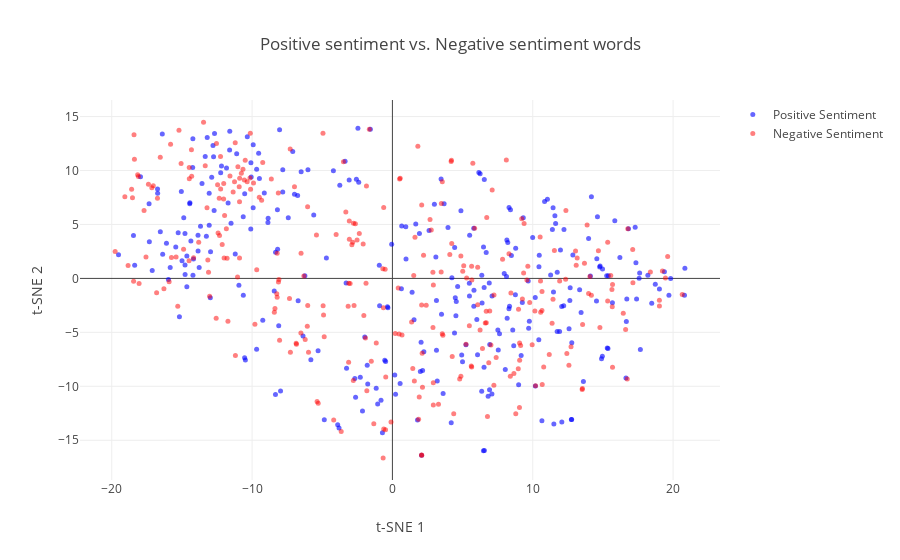

Notebook code cell kept with this figure:
### Markdown cell above
# Representing the words based on t-SNE:
### A big part of the words are names, they are clustered in second quadrant
### - around coordinates (-2.3, 5) words related to arts-music,dance,poetry are clustered
### - (11, 6) are gathered political theme words that all carry positive sentiment 
### - (12, -13) are gathered financial theme words that all labeled in positive sentiment 
### - (-6, -5) are gatheres sci-fi and fantasy related words that mainly carry negative sentiment

### Code cell
represent_words(tsne_glove_top2000_exp[:len(exp_true_glovevectors_top)], tsne_glove_top2000_exp[len(exp_true_glovevectors_top):], exp_true_in_top2000_glove, exp_false_in_top2000_glove)

### Figure 1 — Plotly figure (JSON) as saved in the notebook; plotly's stock layout.template omitted (floating-point values rounded to 4 significant figures; data arrays with more than 128 entries replaced by an {"elided": "..."} marker saying what was removed)
{"data": [{"marker": {"color": "blue", "opacity": 0.6, "size": 5}, "mode": "markers", "name": "Positive Sentiment", "text": {"elided": "295 str values"}, "type": "scatter", "uid": "e601a568-3ac6-11e9-aec9-a8667f28bda6", "x": {"elided": "295 float values"}, "y": {"elided": "295 float values"}}, {"marker": {"color": "red", "opacity": 0.5, "size": 5}, "mode": "markers", "name": "Negative Sentiment", "text": {"elided": "295 str values"}, "type": "scatter", "uid": "e601b792-3ac6-11e9-a890-a8667f28bda6", "x": {"elided": "295 float values"}, "y": {"elided": "295 float values"}}], "layout": {"hovermode": "closest", "title": "Positive sentiment vs. Negative sentiment words", "xaxis": {"title": "t-SNE 1"}, "yaxis": {"title": "t-SNE 2"}}}
